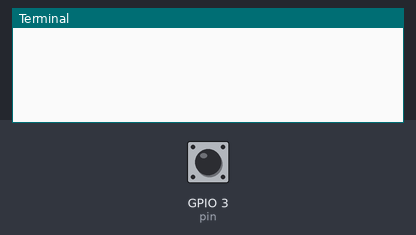
Bench run of a program on a simulated Raspberry Pi (BCM pin numbers). Shown: the last lines printed to the terminal. The test bench sets the inputs (shaded band); at power-on: GPIO 3 (pin) HIGH. At 3.3 s the program stops and its outputs stay as they are.

Above: at 1.2 s.
1.3 s: GPIO 3 (pin) pulled LOW for 0.15 s
At 2.2 s:
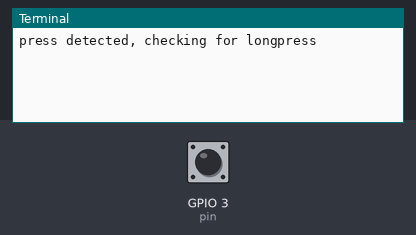
At 3.7 s:
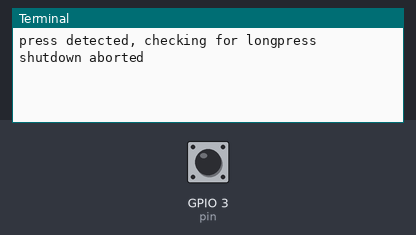

The program:

gpio-shutdown.py
```python
#!/usr/bin/env python

import RPi.GPIO as GPIO
from time import sleep
import subprocess

pin = 3

GPIO.setmode(GPIO.BCM)
GPIO.setup(pin, GPIO.IN, pull_up_down=GPIO.PUD_UP)
GPIO.wait_for_edge(pin, GPIO.FALLING)
print "press detected, checking for longpress"
sleep(2)

if GPIO.input(pin) == 0:
  print "press still held, shutting down"
  subprocess.call(['sh', 'safe shutdown.sh'])
else:
  print "shutdown aborted"
```

Measured:
- after the input at 1.3 s, the terminal: prints a new line at once (image 1)
